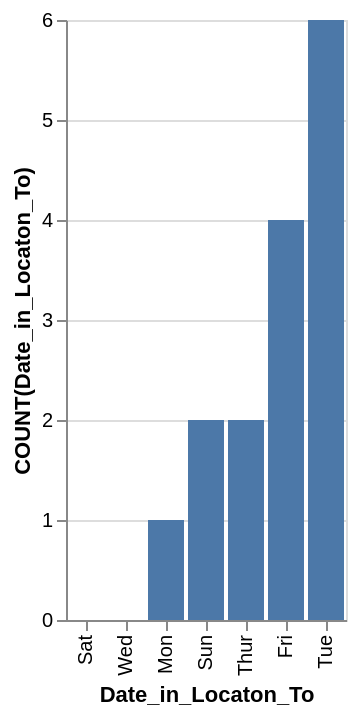

Source (Vega-Lite JSON):
### Vega-Lite specification from a JSON file in a GitHub repository (floating-point values rounded to 4 significant figures)
{"data": {"values": [{"x_data": "Sat", "y_data": 0}, {"x_data": "Wed", "y_data": 0}, {"x_data": "Mon", "y_data": 1}, {"x_data": "Sun", "y_data": 2}, {"x_data": "Thur", "y_data": 2}, {"x_data": "Fri", "y_data": 4}, {"x_data": "Tue", "y_data": 6}]}, "mark": "bar", "encoding": {"x": {"field": "x_data", "type": "nominal", "title": "Date_in_Locaton_To", "sort": {"op": "sum", "field": "y_data", "order": "ascending"}}, "y": {"field": "y_data", "type": "quantitative", "title": "COUNT(Date_in_Locaton_To)"}}}
